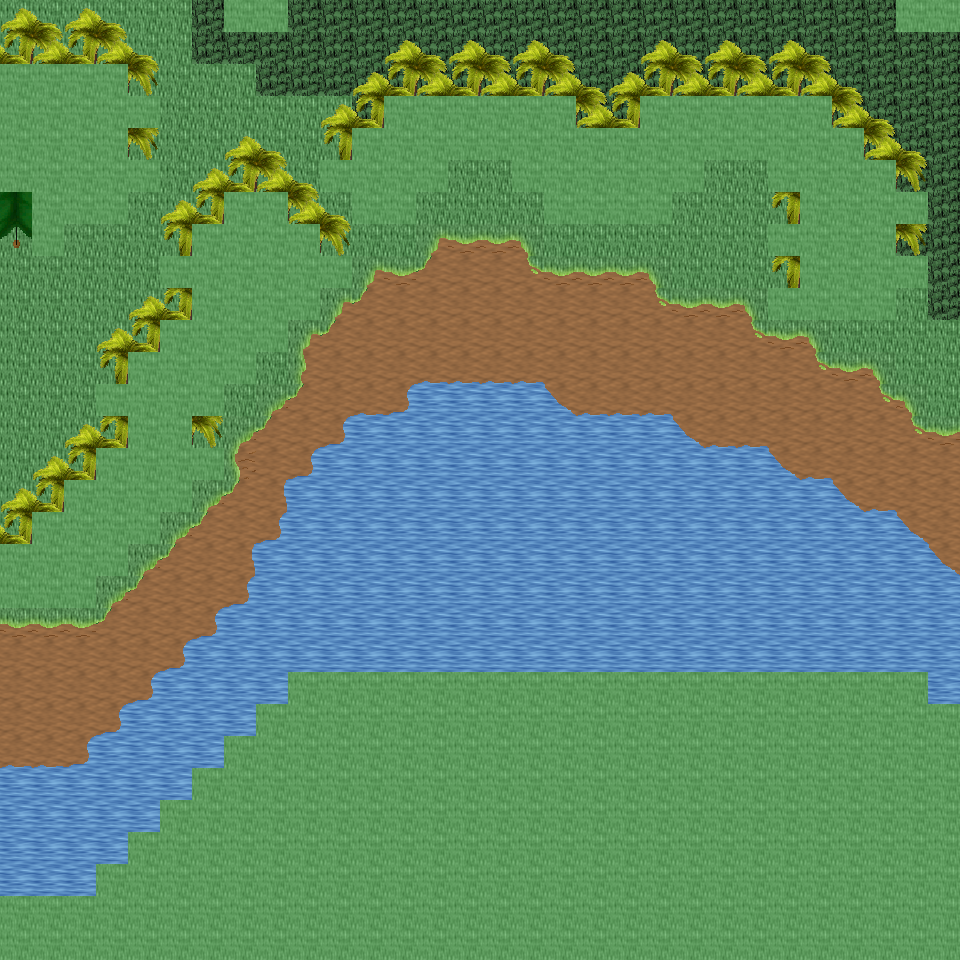

Tiled map render using the project's own tile images. Description and the map definition, with tile-layer contents summarised, below:
An orthogonal 30x30 tile map with 32x32 px tiles, 6 tile layers (Ground, Object, Object2, Above, ...), 23 tilesets and 6 objects (6x mapExit).

<map version="1.0" orientation="orthogonal" renderorder="right-down" width="30" height="30" tilewidth="32" tileheight="32" nextobjectid="7">
  <tileset firstgid="1" name="tileset_ground_ground" tilewidth="32" tileheight="32" tilecount="33" columns="3">
    <image source="../drawable/tileset_ground_ground.png" width="96" height="352" />
  </tileset>
  <tileset firstgid="34" name="tileset_ground_water_pool" tilewidth="32" tileheight="32" tilecount="72" columns="3">
    <image source="../drawable/tileset_ground_water_pool.png" width="96" height="768" />
  </tileset>
  <tileset firstgid="106" name="tileset_ground_water_pool_corners" tilewidth="32" tileheight="32" tilecount="72" columns="3">
    <image source="../drawable/tileset_ground_water_pool_corners.png" width="96" height="768" />
  </tileset>
  <tileset firstgid="178" name="tileset_ground_grass_edges" tilewidth="32" tileheight="32" tilecount="36" columns="12">
    <image source="../drawable/tileset_ground_grass_edges.png" width="384" height="96" />
  </tileset>
  <tileset firstgid="214" name="tileset_ground_grass_corners" tilewidth="32" tileheight="32" tilecount="24" columns="6">
    <image source="../drawable/tileset_ground_grass_corners.png" width="192" height="128" />
  </tileset>
  <tileset firstgid="238" name="tileset_plant_tree_palm_tree" tilewidth="32" tileheight="32" tilecount="6" columns="2">
    <image source="../drawable/tileset_plant_tree_palm_tree.png" width="64" height="96" />
  </tileset>
  <tileset firstgid="244" name="tileset_logic_creature_animal" tilewidth="32" tileheight="32" tilecount="32" columns="8">
    <image source="../drawable/tileset_logic_creature_animal.png" width="256" height="128" />
  </tileset>
  <tileset firstgid="276" name="tileset_logic_collision" tilewidth="32" tileheight="32" tilecount="1" columns="1">
    <image source="../drawable/tileset_logic_collision.png" width="32" height="32" />
  </tileset>
  <tileset firstgid="277" name="tileset_plant_bush_various_small" tilewidth="32" tileheight="32" tilecount="9" columns="3">
    <image source="../drawable/tileset_plant_bush_various_small.png" width="96" height="96" />
  </tileset>
  <tileset firstgid="286" name="tileset_item_corpse_huge_animal" tilewidth="32" tileheight="32" tilecount="16" columns="2">
    <image source="../drawable/tileset_item_corpse_huge_animal.png" width="64" height="256" />
  </tileset>
  <tileset firstgid="302" name="tileset_object_tent" tilewidth="32" tileheight="32" tilecount="9" columns="3">
    <image source="../drawable/tileset_object_tent.png" width="96" height="96" />
  </tileset>
  <tileset firstgid="311" name="tileset_furniture_light_iron_lamp" tilewidth="32" tileheight="32" tilecount="3" columns="1">
    <image source="../drawable/tileset_furniture_light_iron_lamp.png" width="32" height="96" />
  </tileset>
  <tileset firstgid="314" name="tileset_furniture_light_flames" tilewidth="32" tileheight="32" tilecount="6" columns="6">
    <image source="../drawable/tileset_furniture_light_flames.png" width="192" height="32" />
  </tileset>
  <tileset firstgid="320" name="tileset_logic_creature_amazon" tilewidth="32" tileheight="32" tilecount="16" columns="8">
    <image source="../drawable/tileset_logic_creature_amazon.png" width="256" height="64" />
  </tileset>
  <tileset firstgid="336" name="tileset_logic_item_fruits" tilewidth="32" tileheight="32" tilecount="16" columns="8">
    <image source="../drawable/tileset_logic_item_fruits.png" width="256" height="64" />
  </tileset>
  <tileset firstgid="352" name="tileset_plant_pineapple_plant" tilewidth="32" tileheight="32" tilecount="6" columns="2">
    <image source="../drawable/tileset_plant_pineapple_plant.png" width="64" height="96" />
  </tileset>
  <tileset firstgid="358" name="tileset_ground_grass_2" tilewidth="32" tileheight="32" tilecount="21" columns="3">
    <image source="../drawable/tileset_ground_grass_2.png" width="96" height="224" />
  </tileset>
  <tileset firstgid="379" name="tileset_light_dim_yellow_light_7x5" tilewidth="32" tileheight="32" tilecount="35" columns="7">
    <image source="../drawable/tileset_light_dim_yellow_light_7x5.png" width="224" height="160" />
  </tileset>
  <tileset firstgid="414" name="tileset_light_yellow_light_5x5" tilewidth="32" tileheight="32" tilecount="25" columns="5">
    <image source="../drawable/tileset_light_yellow_light_5x5.png" width="160" height="160" />
  </tileset>
  <tileset firstgid="439" name="tileset_building_huts" tilewidth="32" tileheight="32" tilecount="338" columns="26">
    <image source="../drawable/tileset_building_huts.png" width="832" height="416" />
  </tileset>
  <tileset firstgid="777" name="tileset_item_firewood" tilewidth="32" tileheight="32" tilecount="12" columns="3">
    <image source="../drawable/tileset_item_firewood.png" width="96" height="128" />
  </tileset>
  <tileset firstgid="789" name="tileset_logic_creature_spider" tilewidth="32" tileheight="32" tilecount="3" columns="3">
    <image source="../drawable/tileset_logic_creature_spider.png" width="96" height="32" />
  </tileset>
  <tileset firstgid="792" name="tileset_logic_creature_reptile" tilewidth="32" tileheight="32" tilecount="7" columns="7">
    <image source="../drawable/tileset_logic_creature_reptile.png" width="224" height="32" />
  </tileset>
  <layer name="Ground" width="30" height="30">
    <data>[900 cells, 900 non-empty, 10 distinct tile ids]</data>
  </layer>
  <layer name="Object" width="30" height="30">
    <data>[900 cells, 218 non-empty, 16 distinct tile ids]</data>
  </layer>
  <layer name="Object2" width="30" height="30">
    <data>[900 cells, 91 non-empty, 3 distinct tile ids]</data>
  </layer>
  <layer name="Above" width="30" height="30">
    <data>[900 cells, 143 non-empty, 8 distinct tile ids]</data>
  </layer>
  <layer name="Above2" width="30" height="30">
    <data>[900 cells, 35 non-empty, 2 distinct tile ids]</data>
  </layer>
  <layer name="Walkable" width="30" height="30">
    <data>[900 cells, 366 non-empty, 1 distinct tile ids]</data>
  </layer>
  <objectgroup name="MapEvents">
    <object id="1" name="north" type="mapExit" x="0" y="0" width="224" height="32">
      <properties>
        <property name="map" value="level_0_x257_y27" />
        <property name="x" value="0" />
        <property name="y" value="28" />
      </properties>
    </object>
    <object id="2" name="north2" type="mapExit" x="288" y="0" width="608" height="32">
      <properties>
        <property name="map" value="level_0_x257_y27" />
        <property name="x" value="9" />
        <property name="y" value="28" />
      </properties>
    </object>
    <object id="3" name="west" type="mapExit" x="0" y="0" width="32" height="64">
      <properties>
        <property name="map" value="level_0_x256_y28" />
        <property name="x" value="28" />
        <property name="y" value="0" />
      </properties>
    </object>
    <object id="4" name="west2" type="mapExit" x="0" y="192" width="32" height="352">
      <properties>
        <property name="map" value="level_0_x256_y28" />
        <property name="x" value="28" />
        <property name="y" value="6" />
      </properties>
    </object>
    <object id="5" name="west3" type="mapExit" x="0" y="608" width="32" height="288">
      <properties>
        <property name="map" value="level_0_x256_y28" />
        <property name="x" value="28" />
        <property name="y" value="19" />
      </properties>
    </object>
    <object id="6" name="east" type="mapExit" x="928" y="32" width="32" height="672">
      <properties>
        <property name="map" value="level_0_x258_y28" />
        <property name="x" value="1" />
        <property name="y" value="1" />
      </properties>
    </object>
  </objectgroup>
</map>
